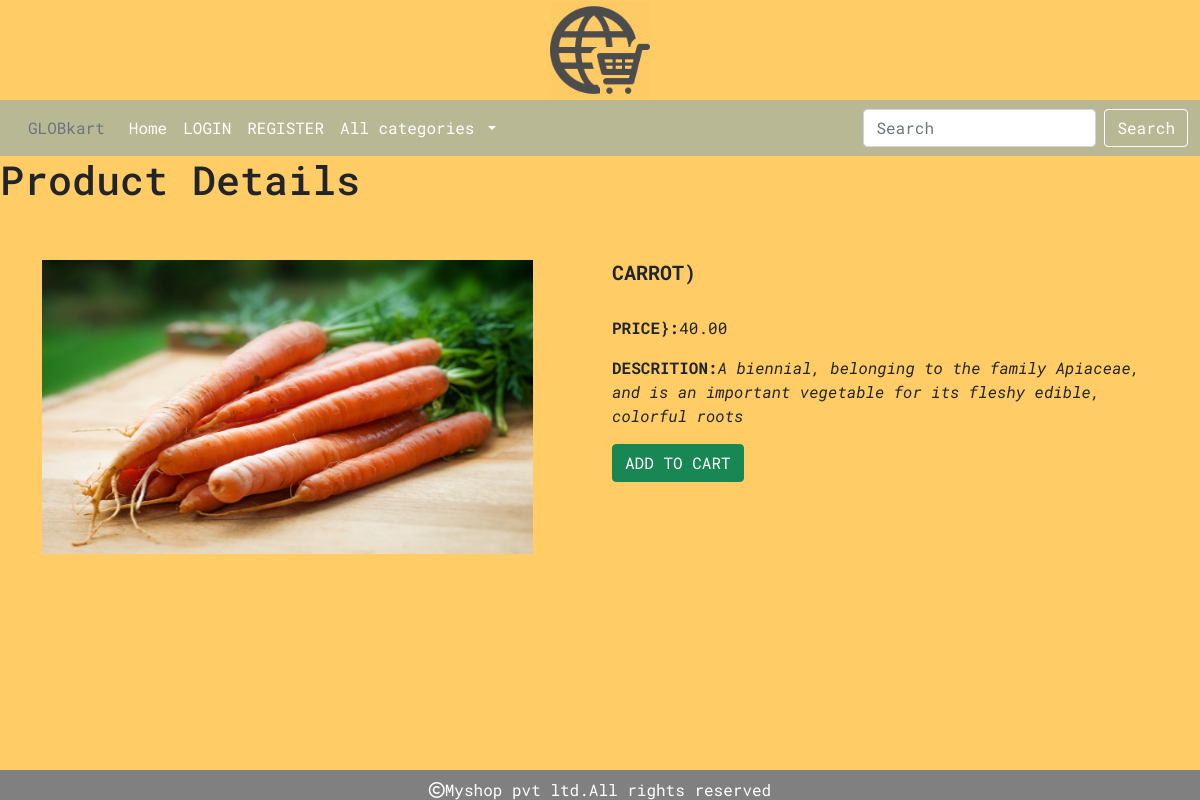
Page /prodetail/carrot on the committed database.
### shop/models.py (models this page shows)
class Product(models.Model):
    name = models.CharField(max_length=200, unique=True)
    slug = models.SlugField(max_length=250, unique=True)
    description = models.TextField(blank=True)
    price=models.DecimalField(max_digits=10,decimal_places=2)
    category=models.ForeignKey(Category,on_delete=models.CASCADE)
    image=models.ImageField(upload_to='image/products',null=True,blank=True)
    stock=models.IntegerField()
    available=models.BooleanField(default=True)
    created=models.DateTimeField(auto_now_add=True)
    updated=models.DateTimeField(auto_now=True)

### shop/views.py (the view)
# urls.py: path('prodetail/<slug:p>',views.prodetail,name='prodetail'),
def prodetail(request,p):
    p=Product.objects.get(slug=p)
    return render(request,'detail.html',{'p':p})

### cart/context_processors.py (called while the page is built, shortened)
def counter(request):
    item_count=0
    return{'item_count':item_count}

### shop/context_processors.py (called while the page is built)
def menu_links(request):
    links=Category.objects.all()
    return {'links':links}

### template/detail.html
{% extends 'base.html'%}
{% load static %}
{% block content %}
<h1>Product Details</h1>
<br><br>
<div class="container">
    <div class="row">
        <div class=" col-md-6 " >
            <img src="{{p.image.url}}" class="img-top" alt="..." height="90%" width="90%">
        </div>
        <div class=" col-md-6 ">
            <h5 class="card-title" style="text-transform:uppercase;"><b>{{p.name}})</b></h5><br>
                    <p class="card-text"><b>PRICE}:</b>{{p.price}}</p>
                    <p class="card-text"><b>DESCRITION:</b><i>{{p.description}}</i></p>
            {% if p.stock <= 0 %}
                <h2>Out of stock</h2>
            {% else %}
                 <a href="{% url 'cart:add_cart' p.id %}" class="btn btn-success">ADD TO CART</a>
            {% endif %}
        </div>
    </div>
</div>
{% endblock %}

### static/css/custom.css (style rules this page uses)
body { background-color: rgb(255, 204, 102); font-family: 'Roboto Mono', monospace; }

### rows in the picture
Product: image (picture), name "CARROT", price "40.00", description "A biennial, belonging to the family Apiaceae, and is an important vegetable for its fleshy edible, colorful roots"
